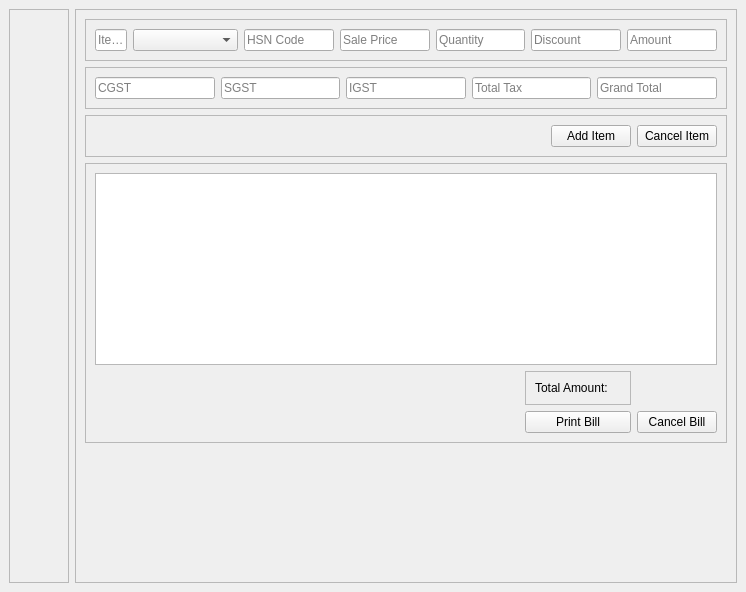
<?xml version="1.0" encoding="UTF-8"?>
<ui version="4.0">
 <class>Dashboard</class>
 <widget class="QMainWindow" name="Dashboard">
  <property name="geometry">
   <rect>
    <x>0</x>
    <y>0</y>
    <width>746</width>
    <height>592</height>
   </rect>
  </property>
  <property name="windowTitle">
   <string>LocalShop Connect</string>
  </property>
  <widget class="QWidget" name="dashboardCentralWidget">
   <layout class="QVBoxLayout" name="verticalLayout">
    <item>
     <layout class="QHBoxLayout" name="Main">
      <item>
       <widget class="QFrame" name="sideNavigation">
        <property name="sizePolicy">
         <sizepolicy hsizetype="Preferred" vsizetype="Preferred">
          <horstretch>0</horstretch>
          <verstretch>0</verstretch>
         </sizepolicy>
        </property>
        <property name="minimumSize">
         <size>
          <width>0</width>
          <height>0</height>
         </size>
        </property>
        <property name="styleSheet">
         <string notr="true">QPushButton:hover {
    background-color: rgb(208, 208, 208);
}</string>
        </property>
        <property name="frameShape">
         <enum>QFrame::StyledPanel</enum>
        </property>
        <property name="frameShadow">
         <enum>QFrame::Raised</enum>
        </property>
        <layout class="QVBoxLayout" name="verticalLayout_2">
         <item>
          <widget class="QPushButton" name="hamburger">
           <property name="toolTip">
            <string>Hide</string>
           </property>
           <property name="layoutDirection">
            <enum>Qt::LeftToRight</enum>
           </property>
           <property name="styleSheet">
            <string notr="true">text-align:left;</string>
           </property>
           <property name="text">
            <string/>
           </property>
           <property name="icon">
            <iconset resource="../Assets/Icons/icons.qrc">
             <normaloff>:/button-icons/hamburger-menu.png</normaloff>:/button-icons/hamburger-menu.png</iconset>
           </property>
           <property name="iconSize">
            <size>
             <width>25</width>
             <height>25</height>
            </size>
           </property>
           <property name="autoDefault">
            <bool>false</bool>
           </property>
           <property name="default">
            <bool>false</bool>
           </property>
           <property name="flat">
            <bool>true</bool>
           </property>
          </widget>
         </item>
         <item>
          <widget class="QPushButton" name="billing">
           <property name="toolTip">
            <string>Billing</string>
           </property>
           <property name="layoutDirection">
            <enum>Qt::LeftToRight</enum>
           </property>
           <property name="styleSheet">
            <string notr="true">text-align:left;</string>
           </property>
           <property name="text">
            <string/>
           </property>
           <property name="icon">
            <iconset resource="../Assets/Icons/icons.qrc">
             <normaloff>:/button-icons/billing.png</normaloff>:/button-icons/billing.png</iconset>
           </property>
           <property name="iconSize">
            <size>
             <width>25</width>
             <height>25</height>
            </size>
           </property>
           <property name="flat">
            <bool>true</bool>
           </property>
          </widget>
         </item>
         <item>
          <widget class="QPushButton" name="products">
           <property name="toolTip">
            <string>Products</string>
           </property>
           <property name="layoutDirection">
            <enum>Qt::LeftToRight</enum>
           </property>
           <property name="styleSheet">
            <string notr="true">text-align:left;</string>
           </property>
           <property name="text">
            <string/>
           </property>
           <property name="icon">
            <iconset resource="../Assets/Icons/icons.qrc">
             <normaloff>:/button-icons/features.png</normaloff>:/button-icons/features.png</iconset>
           </property>
           <property name="iconSize">
            <size>
             <width>25</width>
             <height>25</height>
            </size>
           </property>
           <property name="flat">
            <bool>true</bool>
           </property>
          </widget>
         </item>
         <item>
          <widget class="QPushButton" name="staff">
           <property name="toolTip">
            <string>Manage Staff</string>
           </property>
           <property name="layoutDirection">
            <enum>Qt::LeftToRight</enum>
           </property>
           <property name="styleSheet">
            <string notr="true">text-align:left;</string>
           </property>
           <property name="text">
            <string/>
           </property>
           <property name="icon">
            <iconset resource="../Assets/Icons/icons.qrc">
             <normaloff>:/button-icons/users.png</normaloff>:/button-icons/users.png</iconset>
           </property>
           <property name="iconSize">
            <size>
             <width>25</width>
             <height>25</height>
            </size>
           </property>
           <property name="shortcut">
            <string>Esc</string>
           </property>
           <property name="flat">
            <bool>true</bool>
           </property>
          </widget>
         </item>
         <item>
          <widget class="QPushButton" name="analytics">
           <property name="toolTip">
            <string>Analytics</string>
           </property>
           <property name="layoutDirection">
            <enum>Qt::LeftToRight</enum>
           </property>
           <property name="styleSheet">
            <string notr="true"/>
           </property>
           <property name="text">
            <string/>
           </property>
           <property name="icon">
            <iconset resource="../Assets/Icons/icons.qrc">
             <normaloff>:/button-icons/analytics.png</normaloff>:/button-icons/analytics.png</iconset>
           </property>
           <property name="iconSize">
            <size>
             <width>25</width>
             <height>25</height>
            </size>
           </property>
           <property name="flat">
            <bool>true</bool>
           </property>
          </widget>
         </item>
         <item>
          <widget class="QPushButton" name="history">
           <property name="toolTip">
            <string>Bill History</string>
           </property>
           <property name="layoutDirection">
            <enum>Qt::LeftToRight</enum>
           </property>
           <property name="styleSheet">
            <string notr="true">text-align:left;</string>
           </property>
           <property name="text">
            <string/>
           </property>
           <property name="icon">
            <iconset resource="../Assets/Icons/icons.qrc">
             <normaloff>:/button-icons/file.png</normaloff>:/button-icons/file.png</iconset>
           </property>
           <property name="iconSize">
            <size>
             <width>25</width>
             <height>25</height>
            </size>
           </property>
           <property name="flat">
            <bool>true</bool>
           </property>
          </widget>
         </item>
         <item>
          <widget class="QPushButton" name="settings">
           <property name="toolTip">
            <string>Settings</string>
           </property>
           <property name="layoutDirection">
            <enum>Qt::LeftToRight</enum>
           </property>
           <property name="styleSheet">
            <string notr="true">text-align:left;</string>
           </property>
           <property name="text">
            <string/>
           </property>
           <property name="icon">
            <iconset resource="../Assets/Icons/icons.qrc">
             <normaloff>:/button-icons/settings.png</normaloff>:/button-icons/settings.png</iconset>
           </property>
           <property name="iconSize">
            <size>
             <width>25</width>
             <height>25</height>
            </size>
           </property>
           <property name="flat">
            <bool>true</bool>
           </property>
          </widget>
         </item>
         <item>
          <spacer name="verticalSpacer_2">
           <property name="orientation">
            <enum>Qt::Vertical</enum>
           </property>
           <property name="sizeHint" stdset="0">
            <size>
             <width>20</width>
             <height>40</height>
            </size>
           </property>
          </spacer>
         </item>
        </layout>
       </widget>
      </item>
      <item>
       <layout class="QHBoxLayout" name="window2ColumnLayoutVertical">
        <item>
         <widget class="QFrame" name="itemAddRow">
          <property name="frameShape">
           <enum>QFrame::StyledPanel</enum>
          </property>
          <property name="frameShadow">
           <enum>QFrame::Raised</enum>
          </property>
          <layout class="QVBoxLayout" name="verticalLayout_5">
           <item>
            <widget class="QFrame" name="ItemDetails">
             <property name="frameShape">
              <enum>QFrame::StyledPanel</enum>
             </property>
             <property name="frameShadow">
              <enum>QFrame::Raised</enum>
             </property>
             <layout class="QHBoxLayout" name="horizontalLayout_2">
              <item>
               <widget class="QLineEdit" name="itemNo">
                <property name="maximumSize">
                 <size>
                  <width>50</width>
                  <height>16777215</height>
                 </size>
                </property>
                <property name="placeholderText">
                 <string>Item No</string>
                </property>
                <property name="editable" stdset="0">
                 <bool>false</bool>
                </property>
               </widget>
              </item>
              <item>
               <widget class="QComboBox" name="ProductCode">
                <property name="placeholderText">
                 <string>Product Code</string>
                </property>
               </widget>
              </item>
              <item>
               <widget class="QLineEdit" name="HSNCode">
                <property name="placeholderText">
                 <string>HSN Code</string>
                </property>
                <property name="editable" stdset="0">
                 <bool>false</bool>
                </property>
               </widget>
              </item>
              <item>
               <widget class="QLineEdit" name="SalePrice">
                <property name="placeholderText">
                 <string>Sale Price</string>
                </property>
                <property name="editable" stdset="0">
                 <bool>false</bool>
                </property>
               </widget>
              </item>
              <item>
               <widget class="QLineEdit" name="Quantity">
                <property name="text">
                 <string/>
                </property>
                <property name="placeholderText">
                 <string>Quantity</string>
                </property>
                <property name="editable" stdset="0">
                 <bool>true</bool>
                </property>
               </widget>
              </item>
              <item>
               <widget class="QLineEdit" name="Discount">
                <property name="placeholderText">
                 <string>Discount</string>
                </property>
                <property name="editable" stdset="0">
                 <bool>true</bool>
                </property>
               </widget>
              </item>
              <item>
               <widget class="QLineEdit" name="Amount">
                <property name="placeholderText">
                 <string>Amount</string>
                </property>
                <property name="editable" stdset="0">
                 <bool>false</bool>
                </property>
                <property name="originalValue" stdset="0">
                 <string/>
                </property>
               </widget>
              </item>
             </layout>
            </widget>
           </item>
           <item>
            <widget class="QFrame" name="taxDetails">
             <property name="frameShape">
              <enum>QFrame::StyledPanel</enum>
             </property>
             <property name="frameShadow">
              <enum>QFrame::Raised</enum>
             </property>
             <layout class="QHBoxLayout" name="horizontalLayout_3">
              <item>
               <widget class="QLineEdit" name="cgst">
                <property name="text">
                 <string/>
                </property>
                <property name="placeholderText">
                 <string>CGST</string>
                </property>
                <property name="editable" stdset="0">
                 <bool>false</bool>
                </property>
               </widget>
              </item>
              <item>
               <widget class="QLineEdit" name="sgst">
                <property name="placeholderText">
                 <string>SGST</string>
                </property>
                <property name="editable" stdset="0">
                 <bool>false</bool>
                </property>
               </widget>
              </item>
              <item>
               <widget class="QLineEdit" name="igst">
                <property name="placeholderText">
                 <string>IGST</string>
                </property>
                <property name="editable" stdset="0">
                 <bool>false</bool>
                </property>
               </widget>
              </item>
              <item>
               <widget class="QLineEdit" name="totalTax">
                <property name="placeholderText">
                 <string>Total Tax</string>
                </property>
                <property name="editable" stdset="0">
                 <bool>false</bool>
                </property>
               </widget>
              </item>
              <item>
               <widget class="QLineEdit" name="grandTotal">
                <property name="text">
                 <string/>
                </property>
                <property name="placeholderText">
                 <string>Grand Total</string>
                </property>
                <property name="editable" stdset="0">
                 <bool>false</bool>
                </property>
               </widget>
              </item>
             </layout>
            </widget>
           </item>
           <item>
            <widget class="QFrame" name="confirmAddItemFrame">
             <property name="frameShape">
              <enum>QFrame::StyledPanel</enum>
             </property>
             <property name="frameShadow">
              <enum>QFrame::Raised</enum>
             </property>
             <layout class="QHBoxLayout" name="horizontalLayout">
              <item>
               <spacer name="horizontalSpacer">
                <property name="orientation">
                 <enum>Qt::Horizontal</enum>
                </property>
                <property name="sizeHint" stdset="0">
                 <size>
                  <width>40</width>
                  <height>20</height>
                 </size>
                </property>
               </spacer>
              </item>
              <item>
               <widget class="QPushButton" name="addItemBtn">
                <property name="text">
                 <string>Add Item</string>
                </property>
               </widget>
              </item>
              <item>
               <widget class="QPushButton" name="cancelBtn">
                <property name="text">
                 <string>Cancel Item</string>
                </property>
               </widget>
              </item>
             </layout>
            </widget>
           </item>
           <item>
            <widget class="QFrame" name="CartFrame">
             <property name="frameShape">
              <enum>QFrame::StyledPanel</enum>
             </property>
             <property name="frameShadow">
              <enum>QFrame::Raised</enum>
             </property>
             <layout class="QGridLayout" name="gridLayout">
              <item row="2" column="0">
               <spacer name="horizontalSpacer_2">
                <property name="orientation">
                 <enum>Qt::Horizontal</enum>
                </property>
                <property name="sizeHint" stdset="0">
                 <size>
                  <width>40</width>
                  <height>20</height>
                 </size>
                </property>
               </spacer>
              </item>
              <item row="2" column="2">
               <widget class="QPushButton" name="cancelBillBtn">
                <property name="text">
                 <string>Cancel Bill</string>
                </property>
               </widget>
              </item>
              <item row="0" column="0" colspan="3">
               <widget class="QTableView" name="cartView">
                <property name="horizontalScrollBarPolicy">
                 <enum>Qt::ScrollBarAlwaysOff</enum>
                </property>
                <property name="alternatingRowColors">
                 <bool>true</bool>
                </property>
                <property name="selectionBehavior">
                 <enum>QAbstractItemView::SelectRows</enum>
                </property>
                <property name="showGrid">
                 <bool>true</bool>
                </property>
                <property name="gridStyle">
                 <enum>Qt::SolidLine</enum>
                </property>
                <property name="sortingEnabled">
                 <bool>false</bool>
                </property>
                <property name="cornerButtonEnabled">
                 <bool>true</bool>
                </property>
                <attribute name="horizontalHeaderVisible">
                 <bool>true</bool>
                </attribute>
                <attribute name="horizontalHeaderStretchLastSection">
                 <bool>true</bool>
                </attribute>
                <attribute name="verticalHeaderVisible">
                 <bool>false</bool>
                </attribute>
               </widget>
              </item>
              <item row="2" column="1">
               <widget class="QPushButton" name="confirmBillBtn">
                <property name="text">
                 <string>Print Bill</string>
                </property>
               </widget>
              </item>
              <item row="1" column="1">
               <widget class="QFrame" name="frame">
                <property name="frameShape">
                 <enum>QFrame::StyledPanel</enum>
                </property>
                <property name="frameShadow">
                 <enum>QFrame::Raised</enum>
                </property>
                <layout class="QHBoxLayout" name="horizontalLayout_4">
                 <item>
                  <widget class="QLabel" name="totalAmountLabel">
                   <property name="text">
                    <string>Total Amount:</string>
                   </property>
                  </widget>
                 </item>
                 <item>
                  <widget class="QLabel" name="totalAmountCalculated">
                   <property name="text">
                    <string/>
                   </property>
                  </widget>
                 </item>
                </layout>
               </widget>
              </item>
             </layout>
            </widget>
           </item>
           <item>
            <spacer name="verticalSpacer">
             <property name="orientation">
              <enum>Qt::Vertical</enum>
             </property>
             <property name="sizeHint" stdset="0">
              <size>
               <width>20</width>
               <height>40</height>
              </size>
             </property>
            </spacer>
           </item>
          </layout>
         </widget>
        </item>
       </layout>
      </item>
     </layout>
    </item>
   </layout>
  </widget>
  <action name="actionSettings">
   <property name="text">
    <string>Settings</string>
   </property>
  </action>
  <action name="actionLog_out">
   <property name="text">
    <string>Log out</string>
   </property>
  </action>
  <action name="actionAdd_staff">
   <property name="text">
    <string>Add staff</string>
   </property>
  </action>
  <action name="actionAdd_category">
   <property name="text">
    <string>Add category</string>
   </property>
  </action>
  <action name="actionItem">
   <property name="text">
    <string>Item</string>
   </property>
  </action>
  <action name="actionStaff">
   <property name="text">
    <string>Category</string>
   </property>
  </action>
  <action name="actionItem_2">
   <property name="text">
    <string>Item</string>
   </property>
  </action>
  <action name="actionCategory">
   <property name="text">
    <string>Category</string>
   </property>
  </action>
  <action name="actionItem_3">
   <property name="text">
    <string>Item</string>
   </property>
  </action>
  <action name="actionCategory_2">
   <property name="text">
    <string>Category</string>
   </property>
  </action>
  <action name="actionAdd_Staff">
   <property name="text">
    <string>Add Staff</string>
   </property>
  </action>
  <action name="actionRemove_Staff">
   <property name="text">
    <string>Remove Staff</string>
   </property>
  </action>
 </widget>
 <tabstops>
  <tabstop>ProductCode</tabstop>
  <tabstop>Quantity</tabstop>
  <tabstop>Discount</tabstop>
  <tabstop>addItemBtn</tabstop>
  <tabstop>cancelBtn</tabstop>
  <tabstop>cartView</tabstop>
  <tabstop>confirmBillBtn</tabstop>
  <tabstop>cancelBillBtn</tabstop>
  <tabstop>hamburger</tabstop>
  <tabstop>billing</tabstop>
  <tabstop>products</tabstop>
  <tabstop>staff</tabstop>
  <tabstop>analytics</tabstop>
  <tabstop>history</tabstop>
  <tabstop>settings</tabstop>
  <tabstop>itemNo</tabstop>
  <tabstop>HSNCode</tabstop>
  <tabstop>SalePrice</tabstop>
  <tabstop>Amount</tabstop>
  <tabstop>cgst</tabstop>
  <tabstop>sgst</tabstop>
  <tabstop>igst</tabstop>
  <tabstop>totalTax</tabstop>
  <tabstop>grandTotal</tabstop>
 </tabstops>
 <resources>
  <include location="../Assets/Icons/icons.qrc"/>
 </resources>
 <connections/>
</ui>
